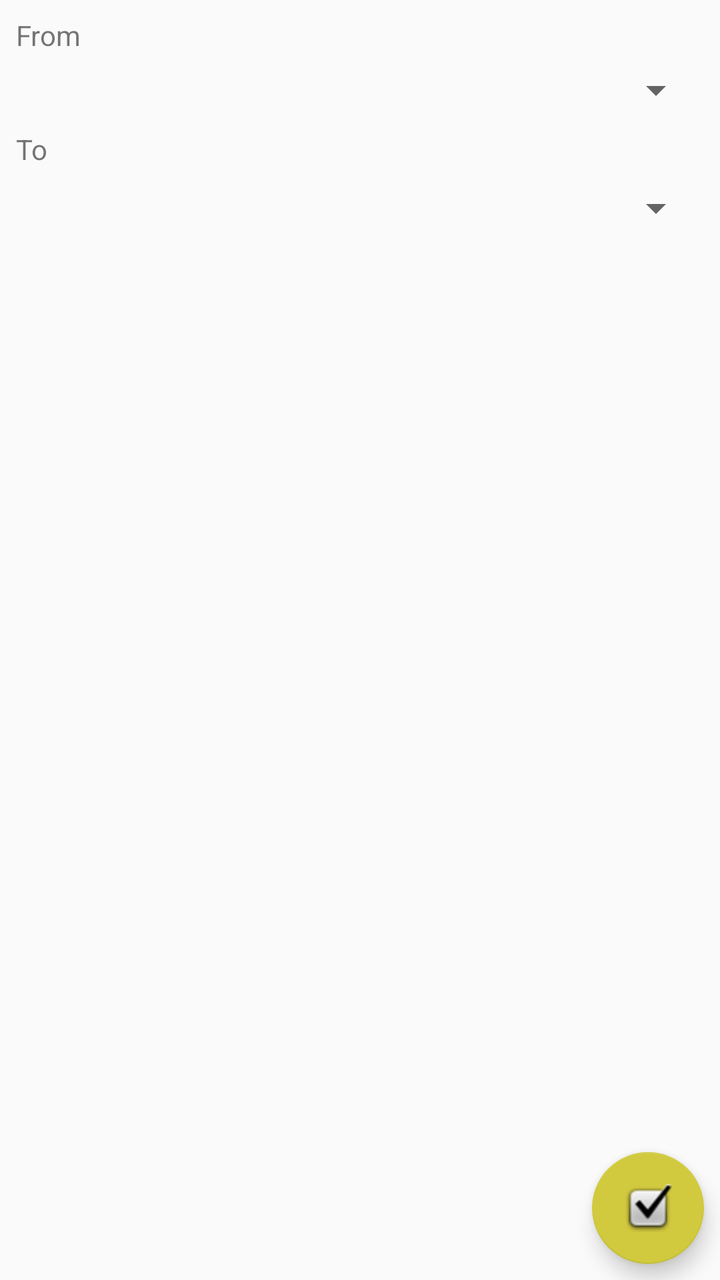
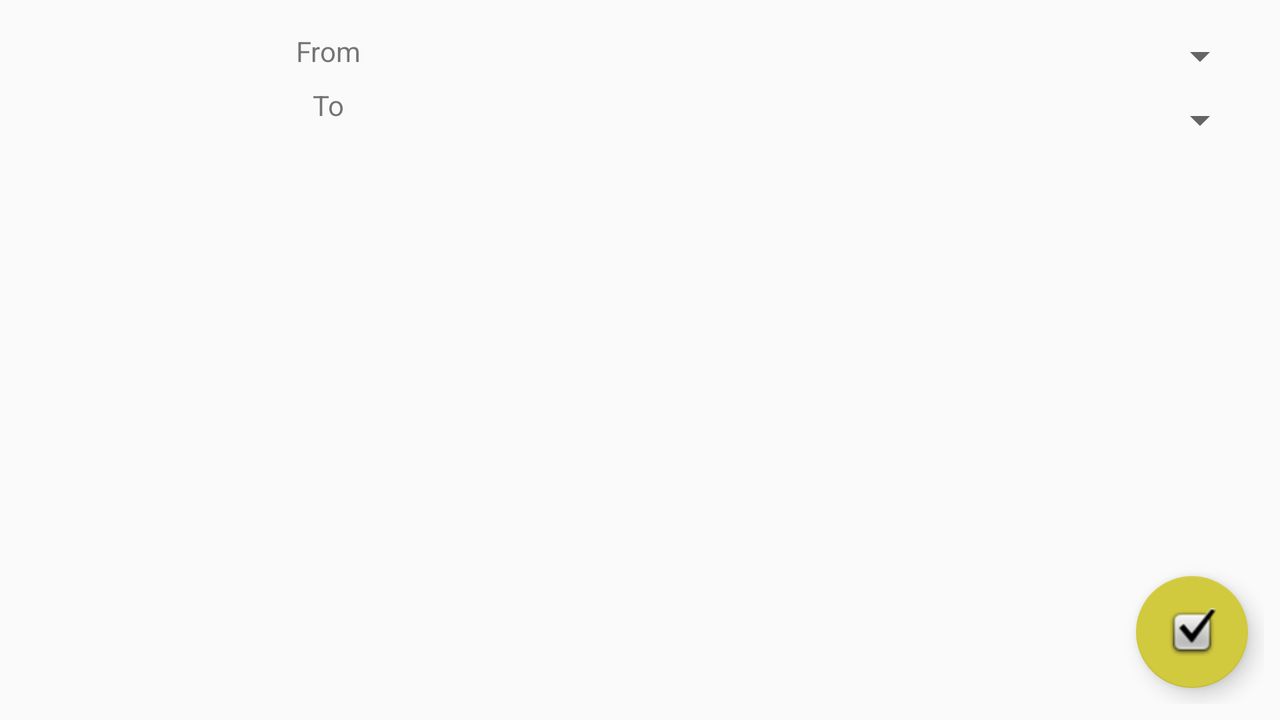

First picture: res/layout/ on a phone held upright. Second picture: the repository's own variant of that layout, on a device whose configuration matches the variant's folder. Source for both follows.
<!-- AndroidManifest.xml: application theme AppTheme -->
<!-- res/layout/activity_vice_selection.xml -->
<?xml version="1.0" encoding="utf-8"?>
<android.support.constraint.ConstraintLayout xmlns:android="http://schemas.android.com/apk/res/android"
    xmlns:app="http://schemas.android.com/apk/res-auto"
    xmlns:tools="http://schemas.android.com/tools"
    android:id="@+id/linearLayout2"
    android:layout_width="match_parent"
    android:layout_height="match_parent"
    tools:context=".ViceSelectionActivity"
    tools:layout_editor_absoluteX="8dp"
    tools:layout_editor_absoluteY="33dp">


    <TextView
        android:id="@+id/fromText"
        android:layout_width="170dp"
        android:layout_height="17dp"
        android:layout_marginStart="8dp"
        android:layout_marginTop="8dp"
        android:gravity="center"
        android:text="From"
        android:textAlignment="viewStart"
        app:layout_constraintStart_toStartOf="parent"
        app:layout_constraintTop_toTopOf="parent" />

    <Spinner
        android:id="@+id/inputSpinner1"
        android:layout_width="0dp"
        android:layout_height="wrap_content"
        android:layout_marginEnd="8dp"
        android:layout_marginStart="8dp"
        android:layout_marginTop="8dp"
        android:textAlignment="viewStart"
        app:layout_constraintEnd_toEndOf="parent"
        app:layout_constraintStart_toStartOf="parent"
        app:layout_constraintTop_toBottomOf="@+id/fromText" />


    <TextView
        android:id="@+id/toText"
        android:layout_width="168dp"
        android:layout_height="wrap_content"
        android:layout_marginStart="8dp"
        android:layout_marginTop="8dp"
        android:gravity="center"
        android:text="To"
        android:textAlignment="viewStart"
        app:layout_constraintStart_toStartOf="parent"
        app:layout_constraintTop_toBottomOf="@+id/inputSpinner1" />

    <Spinner
        android:id="@+id/inputSpinner2"
        android:layout_width="0dp"
        android:layout_height="wrap_content"
        android:layout_marginEnd="8dp"
        android:layout_marginStart="8dp"
        android:layout_marginTop="8dp"
        android:textAlignment="viewStart"
        app:layout_constraintEnd_toEndOf="parent"
        app:layout_constraintStart_toStartOf="parent"
        app:layout_constraintTop_toBottomOf="@+id/toText" />


    <android.support.design.widget.FloatingActionButton
        android:id="@+id/doneBtn"
        android:layout_width="wrap_content"
        android:layout_height="wrap_content"
        android:layout_marginBottom="8dp"
        android:layout_marginEnd="8dp"
        android:src="@android:drawable/checkbox_on_background"
        app:layout_constraintBottom_toBottomOf="parent"
        app:layout_constraintEnd_toEndOf="parent" />


</android.support.constraint.ConstraintLayout>
<!-- resources referenced by this layout -->
<resources>
  <style name="AppTheme" parent="Theme.AppCompat.Light.DarkActionBar">
          
          <item name="colorPrimary">@color/colorPrimary</item>
          <item name="colorPrimaryDark">@color/colorPrimaryDark</item>
          <item name="colorAccent">@color/colorAccent</item>
         
      </style>
  <color name="colorPrimary">#055451</color>
  <color name="colorPrimaryDark">#303F9F</color>
  <color name="colorAccent">#d1c93e</color>
</resources>
<!-- res/layout-land/activity_vice_selection.xml (the repository's variant of the layout above) -->
<!-- drawn on the phone turned sideways -->
<?xml version="1.0" encoding="utf-8"?>
<android.support.constraint.ConstraintLayout xmlns:android="http://schemas.android.com/apk/res/android"
    xmlns:app="http://schemas.android.com/apk/res-auto"
    xmlns:tools="http://schemas.android.com/tools"
    android:id="@+id/linearLayout2"
    android:layout_width="match_parent"
    android:layout_height="match_parent"
    android:layout_margin="8dp"
    tools:context=".ViceSelectionActivity"
    tools:layout_editor_absoluteY="25dp">


    <TextView
        android:id="@+id/fromText"
        android:layout_width="0dp"
        android:layout_height="wrap_content"
        android:layout_margin="8dp"
        android:layout_marginTop="8dp"
        android:gravity="center"
        android:text="From"
        app:layout_constraintEnd_toStartOf="@+id/inputSpinner1"
        app:layout_constraintHorizontal_bias="0.5"
        app:layout_constraintStart_toStartOf="parent"
        app:layout_constraintTop_toTopOf="parent" />

    <Spinner
        android:id="@+id/inputSpinner1"
        android:layout_width="0dp"
        android:layout_height="wrap_content"
        android:layout_margin="8dp"
        android:layout_marginTop="8dp"
        app:layout_constraintEnd_toEndOf="parent"
        app:layout_constraintHorizontal_bias="0.5"
        app:layout_constraintStart_toEndOf="@+id/fromText"
        app:layout_constraintTop_toTopOf="parent" />


    <TextView
        android:id="@+id/toText"
        android:layout_width="0dp"
        android:layout_height="wrap_content"
        android:layout_margin="8dp"
        android:layout_marginTop="8dp"
        android:gravity="center"
        android:text="To"
        app:layout_constraintEnd_toStartOf="@+id/inputSpinner2"
        app:layout_constraintHorizontal_bias="0.5"
        app:layout_constraintStart_toStartOf="parent"
        app:layout_constraintTop_toBottomOf="@+id/fromText" />

    <Spinner
        android:id="@+id/inputSpinner2"
        android:layout_width="0dp"
        android:layout_height="wrap_content"
        android:layout_margin="8dp"
        app:layout_constraintEnd_toEndOf="parent"
        app:layout_constraintHorizontal_bias="0.5"
        app:layout_constraintStart_toEndOf="@+id/toText"
        app:layout_constraintTop_toBottomOf="@+id/inputSpinner1" />


    <android.support.design.widget.FloatingActionButton
        android:id="@+id/doneBtn"
        android:layout_width="wrap_content"
        android:layout_height="wrap_content"
        android:layout_marginBottom="8dp"
        android:layout_marginEnd="8dp"
        android:src="@android:drawable/checkbox_on_background"
        app:layout_constraintBottom_toBottomOf="parent"
        app:layout_constraintEnd_toEndOf="parent" />


</android.support.constraint.ConstraintLayout>
